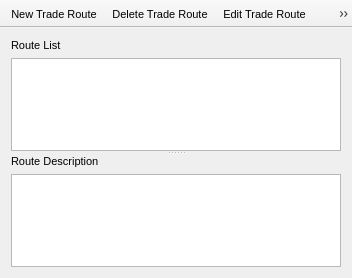
<?xml version="1.0" encoding="UTF-8"?>
<ui version="4.0">
 <class>TradeRouteDialog</class>
 <widget class="QMainWindow" name="TradeRouteDialog">
  <property name="geometry">
   <rect>
    <x>0</x>
    <y>0</y>
    <width>352</width>
    <height>278</height>
   </rect>
  </property>
  <property name="font">
   <font>
    <pointsize>8</pointsize>
   </font>
  </property>
  <property name="windowTitle">
   <string>Trade Route Editor</string>
  </property>
  <property name="styleSheet">
   <string notr="true"/>
  </property>
  <widget class="QWidget" name="centralwidget">
   <layout class="QHBoxLayout" name="horizontalLayout">
    <property name="spacing">
     <number>2</number>
    </property>
    <property name="margin">
     <number>2</number>
    </property>
    <item>
     <widget class="QStackedWidget" name="stackedWidget">
      <property name="autoFillBackground">
       <bool>false</bool>
      </property>
      <property name="frameShadow">
       <enum>QFrame::Plain</enum>
      </property>
      <property name="currentIndex">
       <number>1</number>
      </property>
      <widget class="QWidget" name="page">
       <layout class="QVBoxLayout" name="verticalLayout_4">
        <item>
         <layout class="QVBoxLayout" name="verticalLayout_3">
          <item>
           <layout class="QHBoxLayout" name="horizontalLayout_3">
            <item>
             <layout class="QVBoxLayout" name="verticalLayout">
              <item>
               <widget class="QLabel" name="label">
                <property name="text">
                 <string>Route Name</string>
                </property>
               </widget>
              </item>
              <item>
               <widget class="QLineEdit" name="txtRouteName"/>
              </item>
             </layout>
            </item>
            <item>
             <layout class="QVBoxLayout" name="verticalLayout_2">
              <item>
               <widget class="QLabel" name="label_2">
                <property name="text">
                 <string>Route Color</string>
                </property>
               </widget>
              </item>
              <item>
               <widget class="QtColorPicker" name="colorpicker"/>
              </item>
             </layout>
            </item>
           </layout>
          </item>
          <item>
           <spacer name="verticalSpacer">
            <property name="orientation">
             <enum>Qt::Vertical</enum>
            </property>
            <property name="sizeHint" stdset="0">
             <size>
              <width>20</width>
              <height>40</height>
             </size>
            </property>
           </spacer>
          </item>
          <item>
           <layout class="QHBoxLayout" name="horizontalLayout_2">
            <item>
             <spacer name="horizontalSpacer">
              <property name="orientation">
               <enum>Qt::Horizontal</enum>
              </property>
              <property name="sizeHint" stdset="0">
               <size>
                <width>40</width>
                <height>20</height>
               </size>
              </property>
             </spacer>
            </item>
            <item>
             <widget class="QPushButton" name="btnAddRoute">
              <property name="text">
               <string>Add Route</string>
              </property>
             </widget>
            </item>
           </layout>
          </item>
         </layout>
        </item>
       </layout>
      </widget>
      <widget class="QWidget" name="page_2">
       <layout class="QVBoxLayout" name="verticalLayout_7">
        <item>
         <widget class="QSplitter" name="splitter">
          <property name="orientation">
           <enum>Qt::Vertical</enum>
          </property>
          <widget class="QWidget" name="layoutWidget">
           <layout class="QVBoxLayout" name="verticalLayout_5">
            <item>
             <widget class="QLabel" name="label_3">
              <property name="text">
               <string>Route List</string>
              </property>
             </widget>
            </item>
            <item>
             <widget class="QListWidget" name="listWidget"/>
            </item>
           </layout>
          </widget>
          <widget class="QWidget" name="layoutWidget">
           <layout class="QVBoxLayout" name="verticalLayout_6">
            <item>
             <widget class="QLabel" name="label_4">
              <property name="text">
               <string>Route Description</string>
              </property>
             </widget>
            </item>
            <item>
             <widget class="QTextEdit" name="webView"/>
            </item>
           </layout>
          </widget>
         </widget>
        </item>
       </layout>
      </widget>
     </widget>
    </item>
   </layout>
  </widget>
  <widget class="QToolBar" name="toolBar">
   <property name="windowTitle">
    <string>toolBar</string>
   </property>
   <property name="movable">
    <bool>false</bool>
   </property>
   <property name="iconSize">
    <size>
     <width>32</width>
     <height>32</height>
    </size>
   </property>
   <property name="floatable">
    <bool>false</bool>
   </property>
   <attribute name="toolBarArea">
    <enum>TopToolBarArea</enum>
   </attribute>
   <attribute name="toolBarBreak">
    <bool>false</bool>
   </attribute>
   <addaction name="action_NewTradeRoute"/>
   <addaction name="action_DeleteTradeRoute"/>
   <addaction name="action_EditTradeRoute"/>
   <addaction name="action_SaveTradeRoutes"/>
   <addaction name="action_LoadTradeRoutes"/>
  </widget>
  <action name="action_NewTradeRoute">
   <property name="icon">
    <iconset resource="../Resources.qrc">
     <normaloff>:/new/Bitmaps/pics/gtk-add.png</normaloff>:/new/Bitmaps/pics/gtk-add.png</iconset>
   </property>
   <property name="text">
    <string>New Trade Route</string>
   </property>
   <property name="toolTip">
    <string>Creates a new Trade Route</string>
   </property>
  </action>
  <action name="action_DeleteTradeRoute">
   <property name="icon">
    <iconset resource="../Resources.qrc">
     <normaloff>:/new/Bitmaps/pics/list-remove.png</normaloff>:/new/Bitmaps/pics/list-remove.png</iconset>
   </property>
   <property name="text">
    <string>Delete Trade Route</string>
   </property>
   <property name="toolTip">
    <string>Deletes a Trade Route</string>
   </property>
  </action>
  <action name="action_EditTradeRoute">
   <property name="icon">
    <iconset resource="../Resources.qrc">
     <normaloff>:/new/Bitmaps/pics/applications-development.png</normaloff>:/new/Bitmaps/pics/applications-development.png</iconset>
   </property>
   <property name="text">
    <string>Edit Trade Route</string>
   </property>
   <property name="toolTip">
    <string>Modifies a Trade Route</string>
   </property>
  </action>
  <action name="action_SaveTradeRoutes">
   <property name="icon">
    <iconset resource="../Resources.qrc">
     <normaloff>:/new/Bitmaps/pics/document-save.png</normaloff>:/new/Bitmaps/pics/document-save.png</iconset>
   </property>
   <property name="text">
    <string>Save Trade Routes</string>
   </property>
  </action>
  <action name="action_LoadTradeRoutes">
   <property name="icon">
    <iconset resource="../Resources.qrc">
     <normaloff>:/new/Bitmaps/pics/fileopen.png</normaloff>:/new/Bitmaps/pics/fileopen.png</iconset>
   </property>
   <property name="text">
    <string>Load Trade Routes</string>
   </property>
  </action>
 </widget>
 <customwidgets>
  <customwidget>
   <class>QtColorPicker</class>
   <extends>QPushButton</extends>
   <header>qtcolorpicker.h</header>
  </customwidget>
 </customwidgets>
 <resources>
  <include location="../Resources.qrc"/>
 </resources>
 <connections/>
</ui>
